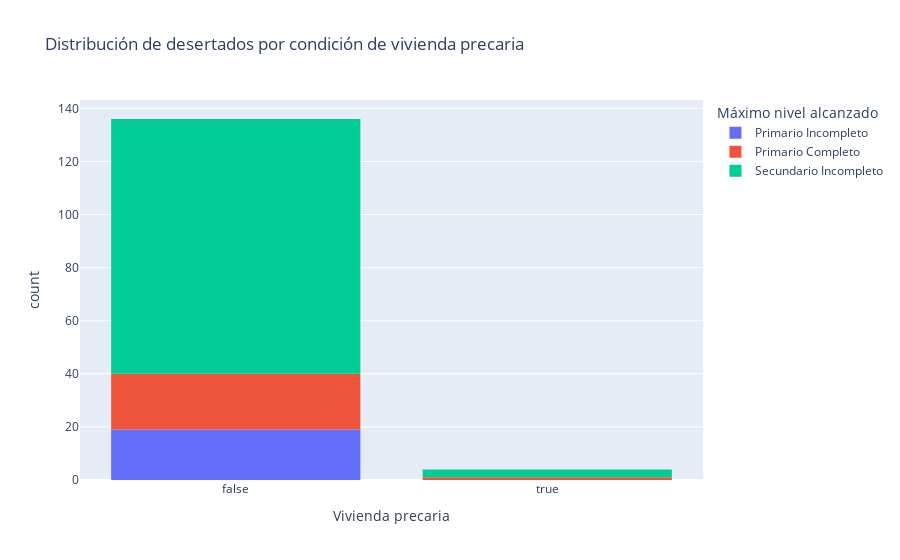

Source (notebook cell):
### Code cell
fig = px.histogram(data_frame=desertados_v, x='precaria', color='NIVEL_ED_22',
                  labels={'precaria': 'Vivienda precaria',
                         'NIVEL_ED_22': 'Máximo nivel alcanzado'}, 
                   nbins=20,
                   title='Distribución de desertados por condición de vivienda precaria',
                   height=600)

newnames = {'1':'Primario Incompleto', '2': 'Primario Completo', '3': 'Secundario Incompleto'}
fig.for_each_trace(lambda t: t.update(name = newnames[t.name],
                                      legendgroup = newnames[t.name],
                                      hovertemplate = t.hovertemplate.replace(t.name, newnames[t.name])
                                     )
                  )
fig.show()

### Figure 1 — Plotly figure (JSON) as saved in the notebook; plotly's stock layout.template omitted (floating-point values rounded to 4 significant figures)
{"data": [{"alignmentgroup": "True", "bingroup": "x", "hovertemplate": "Máximo nivel alcanzado=Primario Incompleto<br>Vivienda precaria=%{x}<br>count=%{y}<extra></extra>", "legendgroup": "Primario Incompleto", "marker": {"color": "#636efa", "pattern": {"shape": ""}}, "name": "Primario Incompleto", "nbinsx": 20, "offsetgroup": "1", "orientation": "v", "showlegend": true, "type": "histogram", "x": [false, false, false, false, false, false, false, false, false, false, false, false, false, false, false, false, false, false, false], "xaxis": "x", "yaxis": "y"}, {"alignmentgroup": "True", "bingroup": "x", "hovertemplate": "Máximo nivel alcanzado=Primario Completo<br>Vivienda precaria=%{x}<br>count=%{y}<extra></extra>", "legendgroup": "Primario Completo", "marker": {"color": "#EF553B", "pattern": {"shape": ""}}, "name": "Primario Completo", "nbinsx": 20, "offsetgroup": "2", "orientation": "v", "showlegend": true, "type": "histogram", "x": [false, false, false, false, false, false, false, false, false, false, true, false, false, false, false, false, false, false, false, false, false, false], "xaxis": "x", "yaxis": "y"}, {"alignmentgroup": "True", "bingroup": "x", "hovertemplate": "Máximo nivel alcanzado=Secundario Incompleto<br>Vivienda precaria=%{x}<br>count=%{y}<extra></extra>", "legendgroup": "Secundario Incompleto", "marker": {"color": "#00cc96", "pattern": {"shape": ""}}, "name": "Secundario Incompleto", "nbinsx": 20, "offsetgroup": "3", "orientation": "v", "showlegend": true, "type": "histogram", "x": [false, false, false, false, false, false, false, false, false, false, false, false, false, false, false, false, false, false, false, false, false, false, false, false, false, false, true, true, false, false, false, false, false, false, false, false, false, false, false, false, false, false, false, false, false, false, false, false, false, false, false, false, false, false, false, false, false, false, false, false, false, false, false, false, false, false, false, false, false, false, false, false, false, false, false, false, false, false, false, false, false, false, false, false, false, false, false, false, false, false, false, false, false, false, true, false, false, false, false], "xaxis": "x", "yaxis": "y"}], "layout": {"autosize": true, "barmode": "relative", "legend": {"title": {"text": "Máximo nivel alcanzado"}, "tracegroupgap": 0}, "title": {"text": "Distribución de desertados por condición de vivienda precaria"}, "xaxis": {"anchor": "y", "autorange": true, "domain": [0, 1], "range": [-0.5, 1.5], "title": {"text": "Vivienda precaria"}, "type": "category"}, "yaxis": {"anchor": "x", "autorange": true, "domain": [0, 1], "range": [0, 143.2], "title": {"text": "count"}}}}
